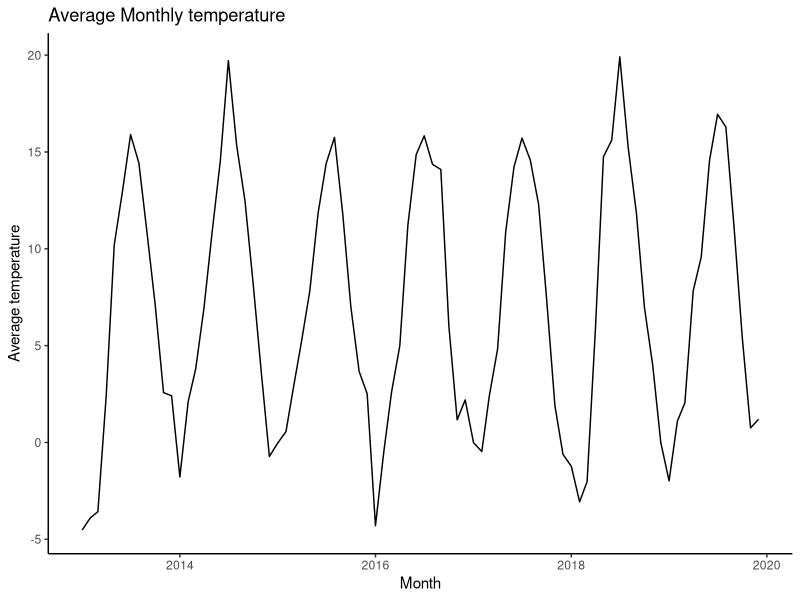
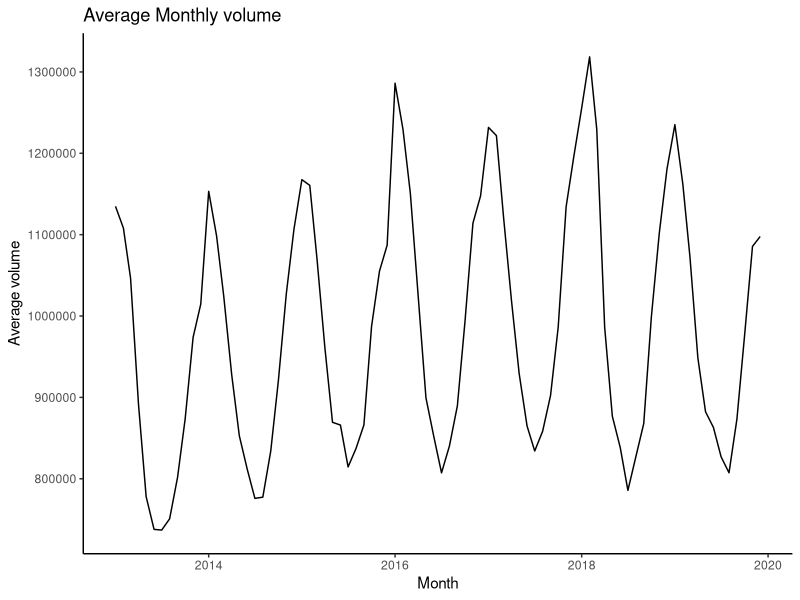

Here is the R script that generated these plots, in order:
## ---- chunk 1
# Loading required packages.
library(tidyverse)  # loads ggplot2, dplyr, readr
library(lubridate)  # for date/time manipulation

## ---- chunk 2
# Loading in the data
df <- read_csv("elmarket_13_19.csv")
## ---- chunk 3
# Creating a function that plots the average monthly data of a specified variable.
plot_avg_monthly <- function(data, variable) {
  
  # Check if the specified variable is valid
  if (variable %in% names(data)) {
    
    # Extract year and month, calculate the average per month
    avg_data <- data %>%
      mutate(year_month = floor_date(date, "month")) %>%
      group_by(year_month) %>%
      summarise(avg_var = mean(get(variable), na.rm = TRUE))
    
    # Plot
    p <- ggplot(avg_data, aes(x = year_month, y = avg_var)) +
      geom_line() +
      labs(y = paste("Average", variable),
           x = "Month",
           title = paste("Average Monthly", variable)) +
      theme_classic()
    return(p)
    
  # If the specified variable is invalid  
  } else {
    stop("Invalid variable name. Choose a variable present in the data frame.")
  }
}

# List of variables that we want to visualize monthly data
variable_list <- c("volume", "temperature", "price", "wind_production")

# Initialized list to store the plot objects
plot_list <- list()

# Looping through the variable list and applying the plot function for each variable
for (i in variable_list) {
  p <- plot_avg_monthly(data = df, variable = i)  # calling the monthly plot function
  plot_list[[i]] <- p                             # storing the plot in a list making it accessible later                 
}
## ---- chunk 4
# Plot monthly average temperature
plot_list$temperature
## ---- chunk 5
# Plot monthly average volume
plot_list$volume
## ---- chunk 6
# Create a function that handles multiple variables and creates single plot
plot_avg_monthly_multi <- function(data, variables) {
  
  # Check if the specified variable is valid
  if (all(variables %in% names(data))) {
    
    # Extract year and month, calculate the average per month of both variables
    avg_data <- data %>%
      mutate(year_month = floor_date(date, "month")) %>%
      group_by(year_month) %>%
      summarise(avg_var1 = mean(get(variables[1]), na.rm = TRUE),
                avg_var2 = mean(get(variables[2]), na.rm = TRUE), 
                .groups = "drop")
    
    # Compute a scaling factor to map both variables onto a similar scale
    scale_factor <- mean(avg_data$avg_var1, na.rm = TRUE) / 
                    mean(avg_data$avg_var2, na.rm = TRUE)
    
    # Plot
    p <- ggplot(avg_data, aes(x = year_month)) +
      geom_line(aes(y = avg_var1), color = "red") +
      geom_line(aes(y = avg_var2 * scale_factor), color = "blue") +
      scale_y_continuous(
        name = paste("Average", variables[1]),
        sec.axis = sec_axis(~. / scale_factor, name = paste("Average", variables[2])),
        labels = scales::number
      ) +
      labs(
        x = "Month",
        title = paste("Monthly averages of", paste(variables, collapse = " & "))
      ) +
      theme_classic()
    return(p)
    
  # If the specified variable is invalid  
  } else {
    stop("Invalid variable name. Choose variables present in the data frame.")
  }
}
